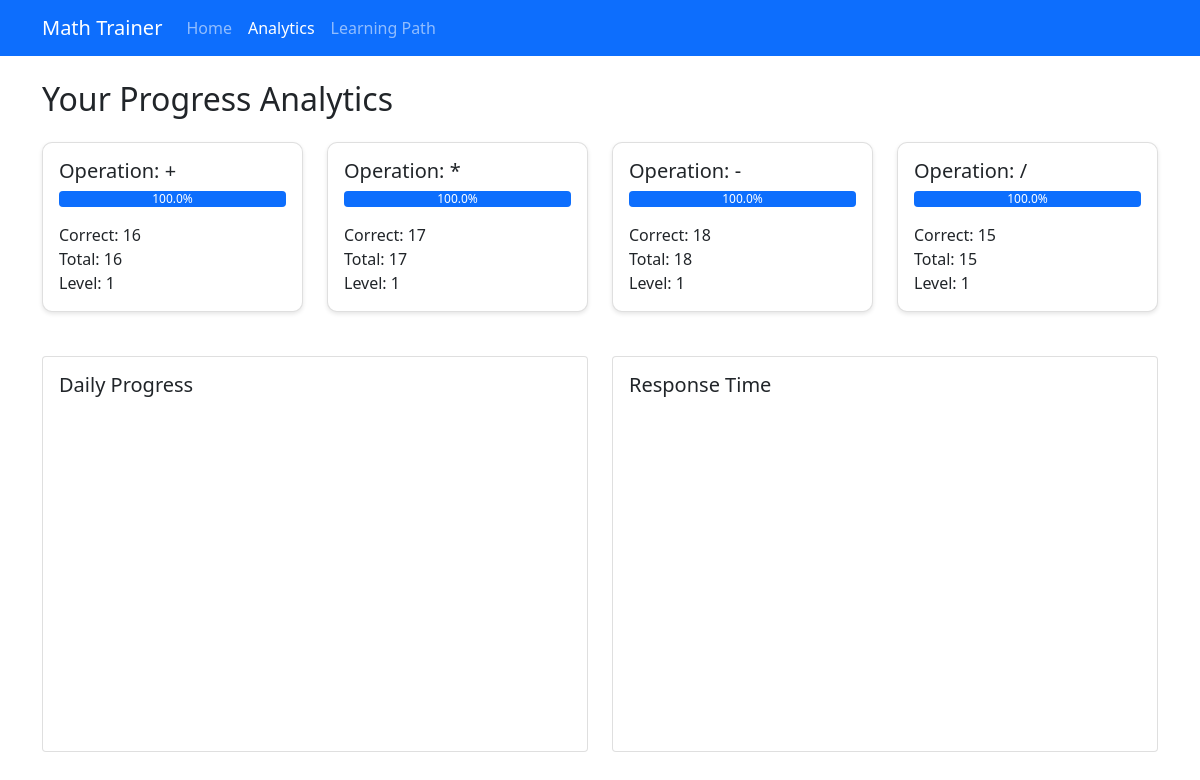
/analytics (signed in), run on an earlier commit of the app's database.
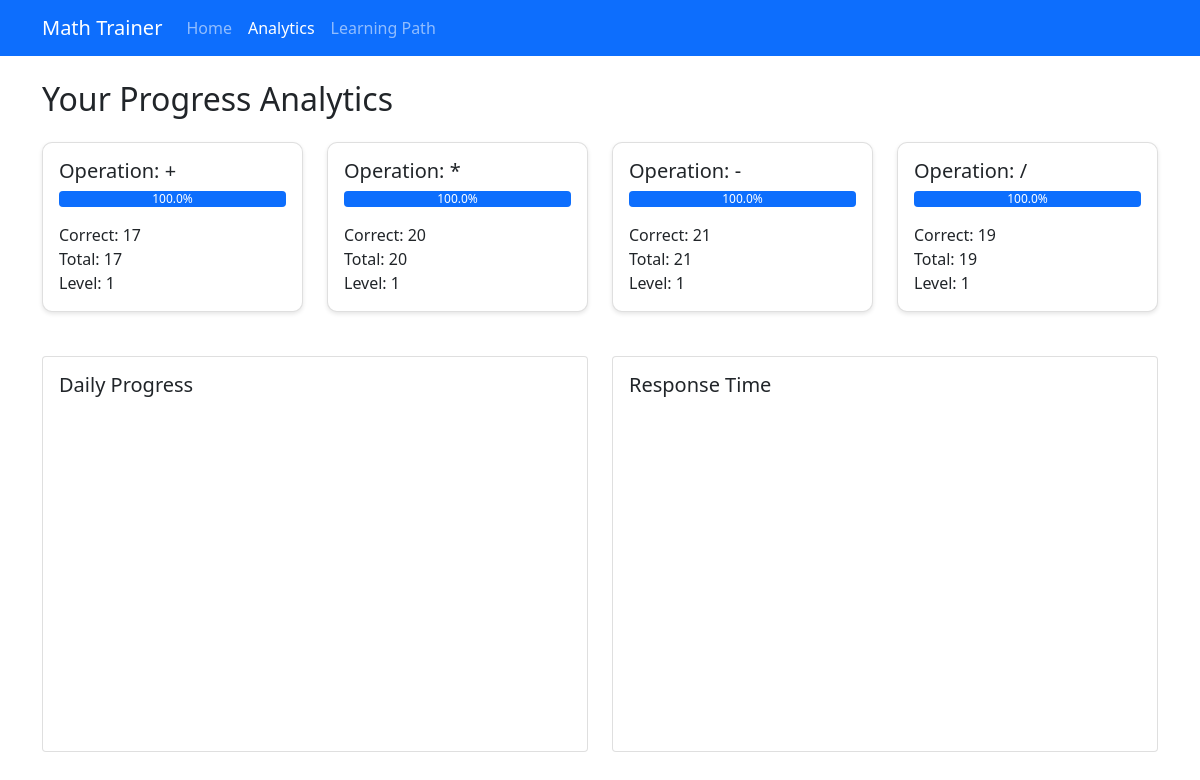
And on a later commit of the database.
### models.py (models this page shows)
class Progress(db.Model):
    id = db.Column(db.Integer, primary_key=True)
    user_id = db.Column(db.Integer, db.ForeignKey('user.id'), nullable=False)
    operation = db.Column(db.String(1), nullable=False)  # +, -, *, /
    difficulty_level = db.Column(db.Integer, nullable=False)
    correct_answers = db.Column(db.Integer, default=0)
    total_attempts = db.Column(db.Integer, default=0)
    last_attempt = db.Column(db.DateTime, default=datetime.utcnow)
    @property
    def accuracy(self):
        return (self.correct_answers / self.total_attempts * 100) if self.total_attempts > 0 else 0

### app.py (the view)
@app.route('/analytics')
def analytics():
    if 'user_id' not in session:
        return render_template('analytics.html', progress=[], analytics=[])
    user = User.query.get(session['user_id'])
    progress_data = Progress.query.filter_by(user_id=user.id).all()
    analytics_data = Analytics.query.filter_by(user_id=user.id).order_by(Analytics.session_date.desc()).limit(7).all()
    analytics_dicts = [
        {
            'session_date': a.session_date.strftime('%Y-%m-%d'),
            'questions_attempted': a.questions_attempted,
            'correct_answers': a.correct_answers,
            'average_response_time': a.average_response_time,
            'session_duration': a.session_duration,
            'accuracy': a.accuracy
        }
        for a in analytics_data
    ]
    return render_template('analytics.html',
                         progress=progress_data,
                         analytics=analytics_dicts)

### app.py (called while the page is built)
@app.after_request
def add_header(response):
    response.headers['Cache-Control'] = 'no-cache, no-store, must-revalidate'
    response.headers['Pragma'] = 'no-cache'
    response.headers['Expires'] = '0'
    return response

### models.py (called while the page is built)
    @property
    def accuracy(self):
        return (self.correct_answers / self.questions_attempted * 100) if self.questions_attempted > 0 else 0

### templates/analytics.html (shortened to what this page needs)
<!DOCTYPE html>
<html lang="en">
<head>
    <link href="https://cdn.jsdelivr.net/npm/bootstrap@5.1.3/dist/css/bootstrap.min.css" rel="stylesheet">
</head>
<body>
    <nav class="navbar navbar-expand-lg navbar-dark bg-primary">
        <div class="container">
            <a class="navbar-brand" href="/">Math Trainer</a>
            <div class="collapse navbar-collapse" id="navbarNav">
                <ul class="navbar-nav">
                    <li class="nav-item">
                        <a class="nav-link" href="/">Home</a>
                    </li>
                    <li class="nav-item">
                        <a class="nav-link active" href="/analytics">Analytics</a>
                    </li>
                    <li class="nav-item">
                        <a class="nav-link" href="/learning-path">Learning Path</a>
                    </li>
                </ul>
            </div>
        </div>
    </nav>
    <div class="container mt-4">
        <h2 class="mb-4">Your Progress Analytics</h2>
        <div class="row">
            {% for op in progress %}
            <div class="col-md-3">
                <div class="card progress-card">
                    <div class="card-body">
                        <h5 class="card-title">Operation: {{ op.operation }}</h5>
                        <div class="progress mb-3">
                            <div class="progress-bar" role="progressbar"
                                 style="width: {{ op.accuracy }}%"
                                 aria-valuenow="{{ op.accuracy }}"
                                 aria-valuemin="0"
                                 aria-valuemax="100">
                                {{ "%.1f"|format(op.accuracy) }}%
                            </div>
                        </div>
                        <p class="card-text">
                            Correct: {{ op.correct_answers }}<br>
                            Total: {{ op.total_attempts }}<br>
                            Level: {{ op.difficulty_level }}
                        </p>
                    </div>
                </div>
            </div>
            {% endfor %}
        </div>
        <div class="row mt-4">
            <div class="col-md-6">
                <div class="card">
                    <div class="card-body">
                        <h5 class="card-title">Daily Progress</h5>
                        <div id="dailyProgressChart" class="chart-container"></div>
                    </div>
                </div>
            </div>
            <div class="col-md-6">
                <div class="card">
                    <div class="card-body">
                        <h5 class="card-title">Response Time</h5>
                        <div id="responseTimeChart" class="chart-container"></div>
                    </div>
                </div>
            </div>
        </div>
    </div>
</body>
</html>

### templates/analytics.html (style rules this page uses)
.progress-card { margin-bottom: 20px; border-radius: 10px; box-shadow: 0 2px 4px rgba(0,0,0,0.1); }
.chart-container { height: 300px; margin-bottom: 30px; }

What changed in the data, as far as the page shows it:
changed Progress (number 1 of 4 on the later page): correct_answers "16" → "17"; total_attempts "16" → "17"
changed Progress (number 2 of 4 on the later page): correct_answers "17" → "20"; total_attempts "17" → "20"
changed Progress (number 3 of 4 on the later page): correct_answers "18" → "21"; total_attempts "18" → "21"
changed Progress (number 4 of 4 on the later page): correct_answers "15" → "19"; total_attempts "15" → "19"
